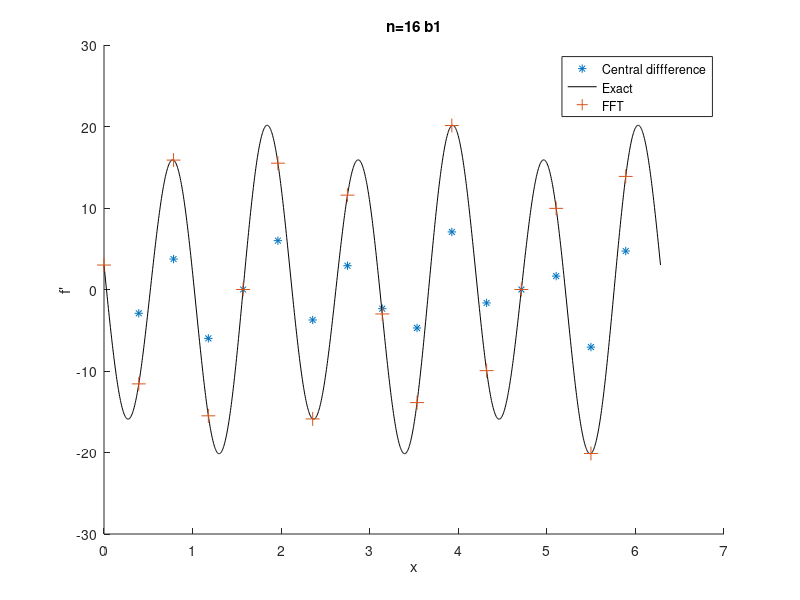
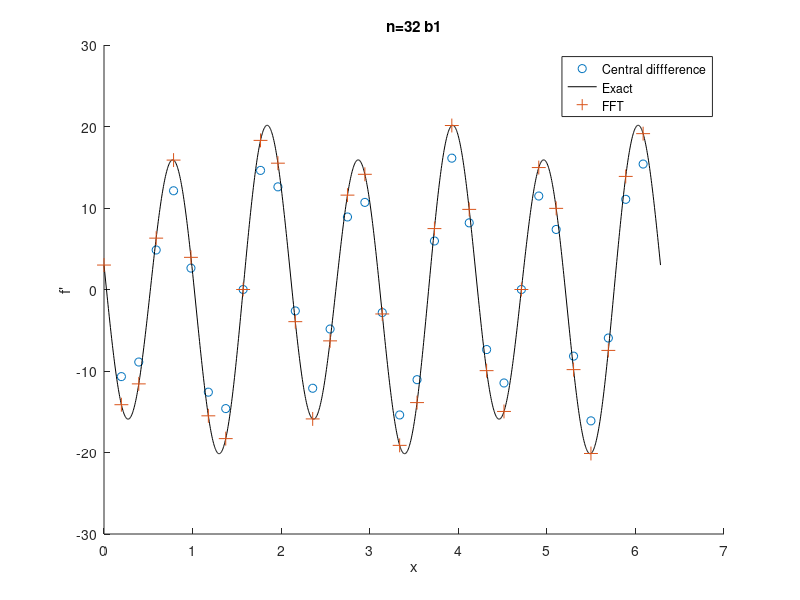
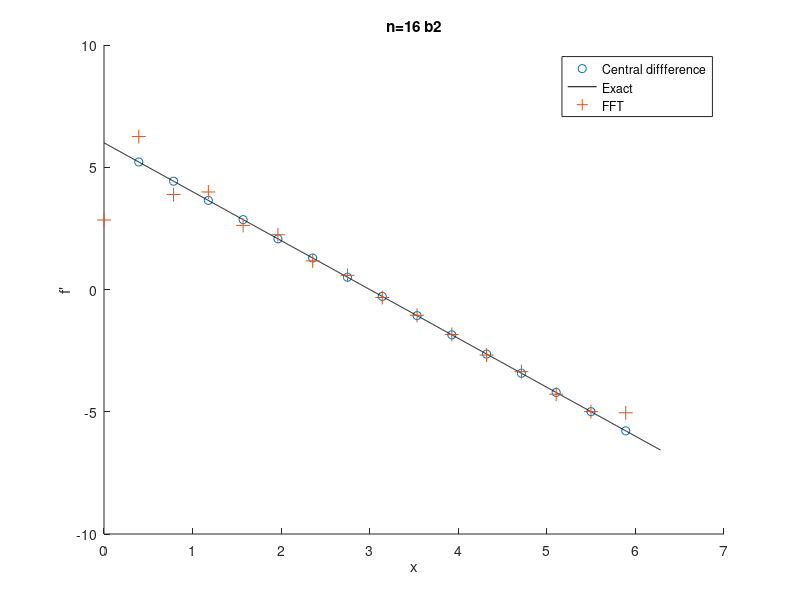
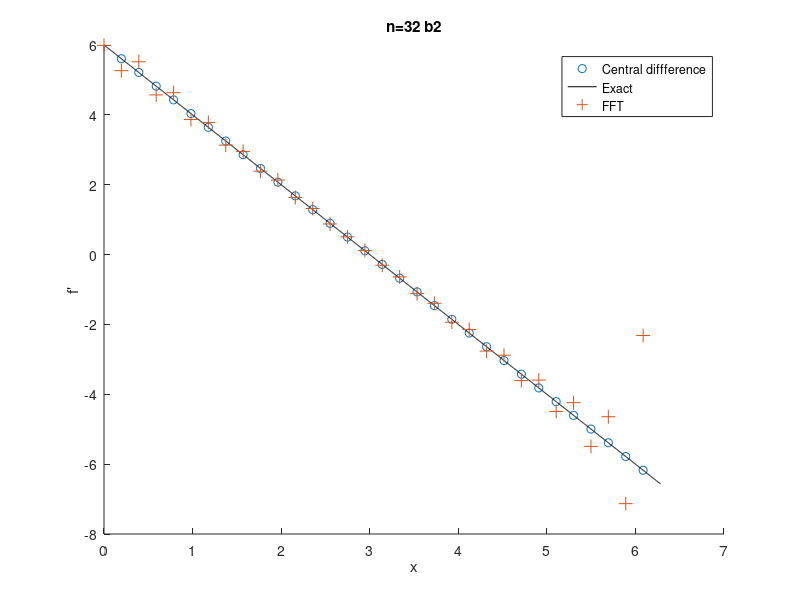

Recreate these plots in MATLAB, in order.
clear allclcfunction f=central(x,h)   h   L=size(x)(2);   f=(x(1,3:L)-x(1,1:L-2))/(2*h);endfunctionfunction f1=f(x);  f1=sin(3*x)+3*cos(6*x);endfunctionfunction f1=p(x);  f1=x*6-x.^2;endfunctionfunction f1=realdf(x);  f1=3*cos(3*x)-18*sin(6*x);endfunctionfunction f1=realdf2(x);  f1=6-2*x;endfunctionfunction re=remove_boundry(x)  L=size(x)(2);  re=x(1,2:L-1);endfunctionfunction re=remove_boundry_s(x)  L=size(x)(2);  re=x(1,1:L-1);endfunctionrealx=linspace(0,2*pi,1387);n16=linspace(0,2*pi,17);n32=linspace(0,2*pi,33);x16=remove_boundry(n16);x32=remove_boundry(n32);yc16=central(f(n16),n16(1,2)-n16(1,1));yc32=central(f(n32),n32(1,2)-n32(1,1));fx16=remove_boundry_s(n16);fx32=remove_boundry_s(n32);y16=fft(f(fx16));y32=fft(f(fx32));yf16=real(ifft((y16.*[[0:1:7],[0],[-7:1:-1]])*1i));yf32=real(ifft((y32.*[[0:1:15],[0],[-15:1:-1]])*1i));yreal=realdf(realx);## B1figure(1)hold onplot(x16,yc16,"*")plot(realx,yreal,"k")plot(fx16,yf16,"+","markersize",10)title("n=16 b1")legend("Central diffference","Exact","FFT")legend('Location','northeast')xlabel("x")ylabel("f'")hold offprint("-djpeg",["B1_1",'.jpg'])figure(2)hold ontitle("n=32 b1")plot(x32,yc32,"o")plot(realx,yreal,"k")plot(fx32,yf32,"+","markersize",10)legend("Central diffference","Exact","FFT")legend('Location','northeast')xlabel("x")ylabel("f'")hold offprint("-djpeg",["B1_2",'.jpg'])## B2 yc16=central(p(n16),n16(1,2)-n16(1,1));yc32=central(p(n32),n32(1,2)-n32(1,1));fx16=remove_boundry_s(n16);fx32=remove_boundry_s(n32);y16=fft(p(fx16));y32=fft(p(fx32));yf16=real(ifft((y16.*[[0:1:7],[0],[-7:1:-1]])*1i));yf32=real(ifft((y32.*[[0:1:15],[0],[-15:1:-1]])*1i));yreal=realdf2(realx);figure(3)hold onplot(x16,yc16,"o")plot(realx,yreal,"k")plot(fx16,yf16,"+","markersize",10)title("n=16 b2")legend("Central diffference","Exact","FFT")legend('Location','northeast')xlabel("x")ylabel("f'")hold offprint("-djpeg",["B2_1",'.jpg'])figure(4)hold onplot(x32,yc32,"o")plot(realx,yreal,"k")plot(fx32,yf32,"+","markersize",10)title("n=32 b2")legend("Central diffference","Exact","FFT")legend('Location','northeast')xlabel("x")ylabel("f'")hold offprint("-djpeg",["B2_2",'.jpg'])